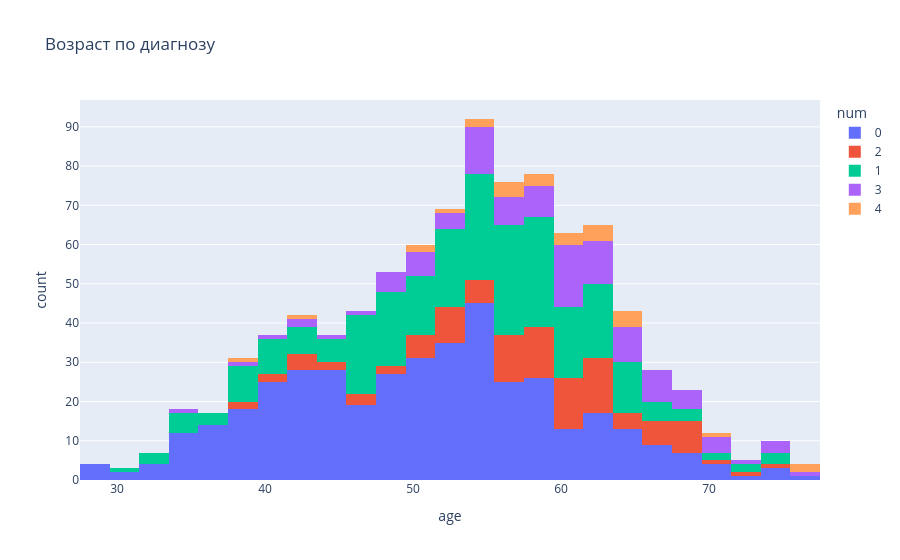

Source (notebook cell):
### Code cell
# Plotly Express: интерактивная гистограмма
px.histogram(df, x='age', color='num', title='Возраст по диагнозу').show()

### Figure 1 — Plotly figure (JSON) as saved in the notebook; plotly's stock layout.template omitted (floating-point values rounded to 4 significant figures; data arrays with more than 128 entries replaced by an {"elided": "..."} marker saying what was removed)
{"data": [{"bingroup": "x", "hovertemplate": "num=0<br>age=%{x}<br>count=%{y}<extra></extra>", "legendgroup": "0", "marker": {"color": "#636efa", "pattern": {"shape": ""}}, "name": "0", "orientation": "v", "showlegend": true, "type": "histogram", "x": {"elided": "411 int values"}, "xaxis": "x", "yaxis": "y"}, {"bingroup": "x", "hovertemplate": "num=2<br>age=%{x}<br>count=%{y}<extra></extra>", "legendgroup": "2", "marker": {"color": "#EF553B", "pattern": {"shape": ""}}, "name": "2", "orientation": "v", "showlegend": true, "type": "histogram", "x": [67, 63, 56, 60, 44, 51, 54, 60, 59, 59, 59, 61, 43, 62, 65, 60, 56, 66, 69, 62, 66, 55, 56, 61, 67, 58, 42, 52, 59, 46, 57, 61, 58, 44, 63, 68, 38, 38, 40, 41, 42, 43, 47, 48, 51, 51, 51, 51, 52, 52, 52, 52, 53, 54, 55, 56, 56, 56, 56, 57, 57, 59, 61, 61, 62, 62, 63, 67, 63, 60, 58, 52, 69, 51, 52, 60, 63, 59, 62, 68, 53, 61, 58, 69, 57, 49, 60, 61, 67, 62, 63, 55, 63, 62, 70, 58, 58, 56, 69, 64, 72, 69, 69, 64, 64, 58, 74, 46, 55], "xaxis": "x", "yaxis": "y"}, {"bingroup": "x", "hovertemplate": "num=1<br>age=%{x}<br>count=%{y}<extra></extra>", "legendgroup": "1", "marker": {"color": "#00cc96", "pattern": {"shape": ""}}, "name": "1", "orientation": "v", "showlegend": true, "type": "histogram", "x": {"elided": "265 int values"}, "xaxis": "x", "yaxis": "y"}, {"bingroup": "x", "hovertemplate": "num=3<br>age=%{x}<br>count=%{y}<extra></extra>", "legendgroup": "3", "marker": {"color": "#ab63fa", "pattern": {"shape": ""}}, "name": "3", "orientation": "v", "showlegend": true, "type": "histogram", "x": [62, 58, 40, 43, 55, 67, 58, 68, 62, 60, 49, 39, 63, 48, 55, 56, 54, 62, 64, 70, 48, 51, 67, 45, 58, 50, 66, 53, 54, 54, 52, 58, 55, 59, 57, 35, 43, 47, 50, 50, 51, 53, 54, 56, 57, 57, 59, 60, 60, 60, 61, 61, 61, 61, 62, 62, 63, 63, 64, 65, 65, 66, 68, 69, 70, 65, 60, 63, 55, 54, 77, 63, 55, 64, 61, 61, 60, 67, 54, 72, 51, 69, 75, 67, 63, 65, 61, 65, 49, 64, 59, 74, 61, 55, 71, 74, 57, 61, 71, 67, 57, 69, 48, 67, 58, 61, 53], "xaxis": "x", "yaxis": "y"}, {"bingroup": "x", "hovertemplate": "num=4<br>age=%{x}<br>count=%{y}<extra></extra>", "legendgroup": "4", "marker": {"color": "#FFA15A", "pattern": {"shape": ""}}, "name": "4", "orientation": "v", "showlegend": true, "type": "histogram", "x": [60, 65, 58, 50, 63, 70, 57, 55, 77, 64, 38, 61, 58, 43, 51, 53, 55, 58, 63, 57, 56, 65, 76, 56, 64, 62, 61, 62], "xaxis": "x", "yaxis": "y"}], "layout": {"barmode": "relative", "legend": {"title": {"text": "num"}, "tracegroupgap": 0}, "title": {"text": "Возраст по диагнозу"}, "xaxis": {"anchor": "y", "domain": [0, 1], "title": {"text": "age"}}, "yaxis": {"anchor": "x", "domain": [0, 1], "title": {"text": "count"}}}}
